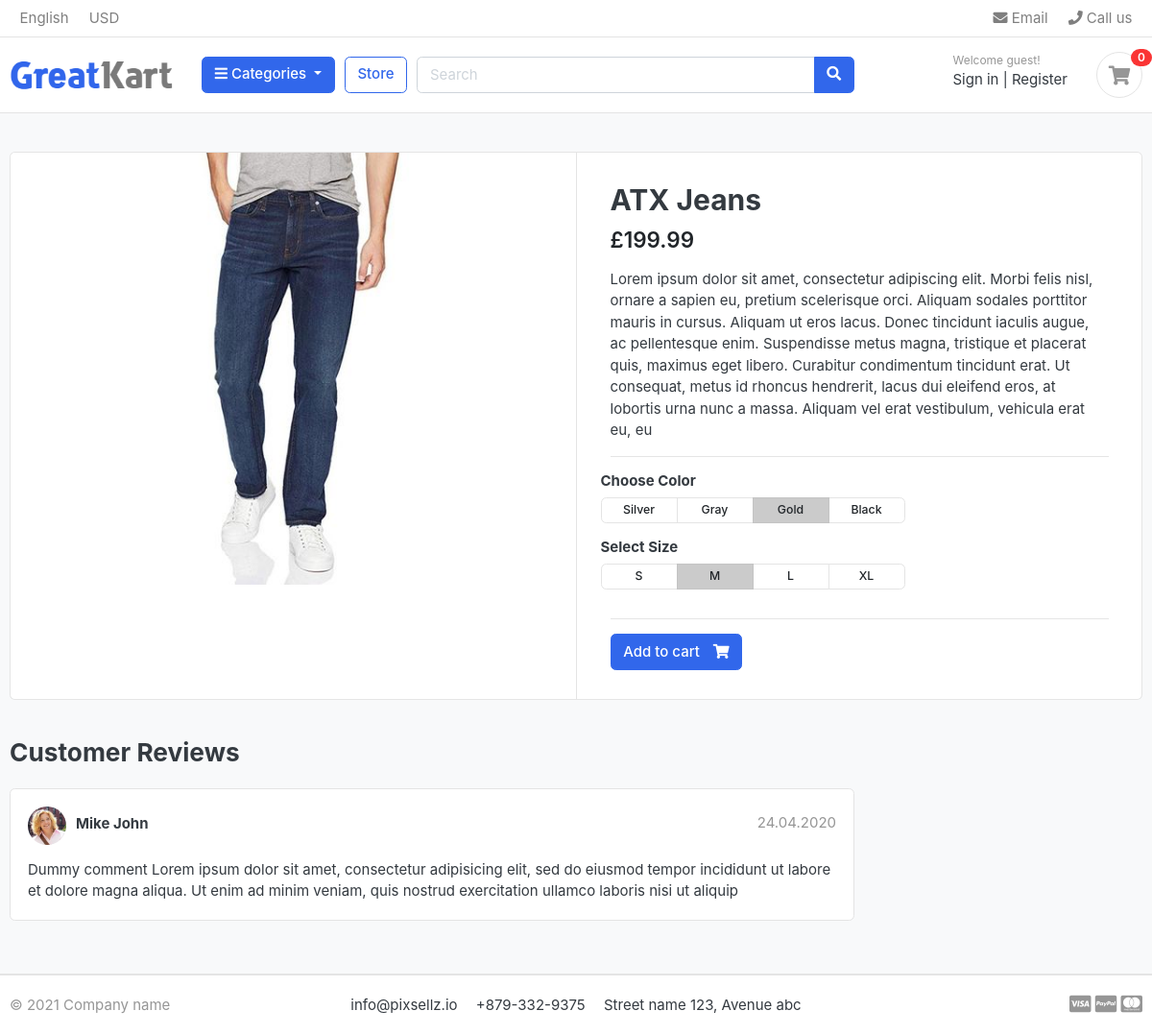
Page /store/jeans/atx-jeans/ on the committed database.
### store/models.py (models this page shows, shortened)
class Product(models.Model):
    name = models.CharField(max_length=200, unique=True)
    slug = models.SlugField(max_length=200, unique=True)
    description = models.TextField(max_length=500, blank=True)
    price = models.FloatField()
    images = models.ImageField(upload_to='photos/products')
    stock = models.IntegerField()
    is_available = models.BooleanField(default=True)
    category = models.ForeignKey(Category, on_delete=models.CASCADE)
    created = models.DateTimeField(auto_now_add=True)
    modified = models.DateTimeField(auto_now=True)
    class Meta:
        verbose_name = 'Product'
        verbose_name_plural = 'Products'

### store/views.py (the view)
# urls.py: path('<slug:category_slug>/<slug:product_slug>/', product_details, name='product_details'),
def product_details(request, category_slug, product_slug):
    product = get_object_or_404(Product, category__slug=category_slug, slug=product_slug, is_available=True)
    context = {
        'product': product,
    }
    return render(request, 'store/product-details.html', context)

### categories/context_processors.py (called while the page is built)
def menu_links(request):
    categories = Category.objects.all()
    return dict(categories=categories)

### templates/store/product-details.html
{% extends 'base.html' %}
{% load static %}
{% block content %}
  <section class="section-content padding-y bg">
    <div class="container">
      <div class="card">
        <div class="row no-gutters">
          <aside class="col-md-6">
            <article class="gallery-wrap">
              <div class="img-big-wrap">
                <a href="#">
                  <img src="{{ product.images.url }}" alt="{{ product.name }}">
                </a>
              </div>
            </article>
          </aside>
          <main class="col-md-6 border-left">
            <article class="content-body">
              <h2 class="title">{{ product.name }}</h2>
              <div class="mb-3">
                <var class="price h4">&pound;{{ product.price }}</var>
              </div>
              <p>{{ product.description }}</p>
              <hr/>
              <div class="row">
                <div class="item-option-select">
                  <h6>Choose Color</h6>
                  <div class="btn-group btn-group-sm btn-group-toggle" data-toggle="buttons">
                    <label class="btn btn-light">
                      <input type="radio" name="radio_color"> Silver
                    </label>
                    <label class="btn btn-light">
                      <input type="radio" name="radio_color" > Gray
                    </label>
                    <label class="btn btn-light active">
                      <input type="radio" name="radio_color" checked> Gold
                    </label>
                    <label class="btn btn-light">
                      <input type="radio" name="radio_color"> Black
                    </label>
                  </div>
                </div>
              </div>
              <div class="row">
                <div class="item-option-select">
                  <h6>Select Size</h6>
                  <div class="btn-group btn-group-sm btn-group-toggle" data-toggle="buttons">
                    <label class="btn btn-light">
                      <input type="radio" name="radio_color"> S
                    </label>
                    <label class="btn btn-light active">
                      <input type="radio" name="radio_color" checked> M
                    </label>
                    <label class="btn btn-light">
                      <input type="radio" name="radio_color"> L
                    </label>
                    <label class="btn btn-light">
                      <input type="radio" name="radio_color"> XL
                    </label>
                  </div>
                </div>
              </div>
              <hr/>
              {% if product.stock <= 0 %}
                <h5 class="text-danger">Out of Stock</h5>
              {% else %}
                <a href="#" class="btn  btn-primary">
                  <span class="text">Add to cart</span>
                  <i class="fas fa-shopping-cart"></i>
                </a>
              {% endif %}
            </article>
          </main>
        </div>
      </div>
      <br/>
      <div class="row">
        <div class="col-md-9">
          <header class="section-heading">
            <h3>Customer Reviews </h3>
          </header>
          <article class="box mb-3">
            <div class="icontext w-100">
              <img src="{% static 'images/avatars/avatar1.jpg' %}" class="img-xs icon rounded-circle">
              <div class="text">
                <span class="date text-muted float-md-right">24.04.2020 </span>
                <h6 class="mb-1">Mike John </h6>
              </div>
            </div>
            <div class="mt-3">
              <p>
                Dummy comment Lorem ipsum dolor sit amet, consectetur adipisicing elit, sed do eiusmod
                tempor incididunt ut labore et dolore magna aliqua. Ut enim ad minim veniam,
                quis nostrud exercitation ullamco laboris nisi ut aliquip
              </p>
            </div>
          </article>
        </div>
      </div>
    </div>
  </section>
{% endblock %}

### static/css/ui.css (style rules this page uses)
html { font-family: "Inter", sans-serif; font-size: 15px; }
body { display: flex; flex-direction: column; min-height: 100vh; }
.content-body { flex: 1 1 auto; padding: 2rem 2.3rem; }
.img-xs, .img-sm, .img-md, .img-lg { -o-object-fit: cover; object-fit: cover; flex-shrink: 0; flex-grow: 0; }
.img-xs { width: 40px; height: 40px; }
.padding-y { padding-top: 40px; padding-bottom: 40px; }
var { font-style: normal; }
article:after, .form-group:after { display: block; clear: both; content: ""; }
.bg { background-color: #f8f9fa; }
.section-heading { margin-bottom: 20px; margin-top: 15px; }
p:last-child { margin-bottom: 0; }
.btn-light { background-color: #fff; border-color: #e4e4e4; }
.btn .text + i { margin-left: 10px; }
.icontext { display: inline-flex; align-items: center; vertical-align: middle; }
.icontext .text { width: 100%; line-height: 1.2; }
.icontext .icon { position: relative; margin-right: 10px; flex-shrink: 0; flex-grow: 0; }
.price { font-weight: 600; color: #212529; }
.box { padding: 18px; background: #fff; border-radius: 0.37rem; border: 1px solid #e4e4e4; }
.box img { max-width: 100%; }
.gallery-wrap .img-big-wrap { margin-bottom: 10px; border-radius: 0.37rem; overflow: hidden; background-color: #fff; }
.gallery-wrap .img-big-wrap a { text-align: center; display: block; }
.gallery-wrap .img-big-wrap img { height: 450px; width: auto; display: inline-block; }
.item-option-select { margin-bottom: 1rem; display: inline-block; margin-right: 15px; }
.item-option-select .btn { min-width: 80px; }

### rows in the picture
Product: images (picture), name "ATX Jeans", price "199.99", description "Lorem ipsum dolor sit amet, consectetur adipiscing elit. Morbi felis nisl, ornare a sapien eu, pretium scelerisque orci. Aliquam sodales porttitor mauris in cursus. Aliquam ut eros lacus. Donec tincidunt iaculis augue, ac pellentesque enim. Suspendisse metus magna, tristique et placerat quis, maximus eget libero. Curabitur condimentum tincidunt erat. Ut consequat, metus id rhoncus hendrerit, lacus dui eleifend eros, at lobortis urna nunc a massa. Aliquam vel erat vestibulum, vehicula erat eu, eu"
